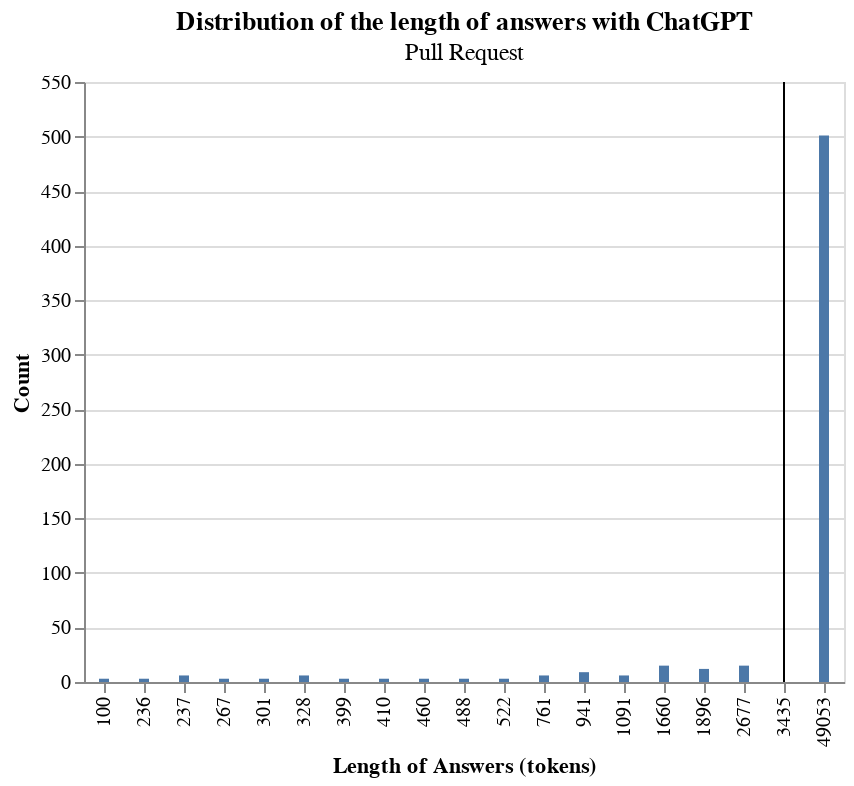

The code cell stored with this chart in its notebook:
### Code cell
# Checking histogarm
inter_bar = alt.Chart(df_url_ans).mark_bar(size=5).encode(
    x=alt.X(
        "mean:N",
        title="Length of Answers (tokens)",
    ),
    y=alt.Y("count", title="Count"),
).properties(
    title={
        "text": "Distribution of the length of answers with ChatGPT",
        "subtitle": "Pull Request"
    }
)

rule = alt.Chart(df_url_ans).mark_rule().encode(
    x=alt.X(
        'mean:N',
        aggregate="mean",
        type='nominal',
        axis=alt.Axis(format="2d")
    ),
)

alt.layer(inter_bar, rule)

### Figure 1 — Vega-Lite specification as saved in the notebook (floating-point values rounded to 4 significant figures)
{"config": {"view": {"continuousWidth": 300, "continuousHeight": 300}}, "layer": [{"mark": {"type": "bar", "size": 5}, "encoding": {"x": {"field": "mean", "title": "Length of Answers (tokens)", "type": "nominal"}, "y": {"field": "count", "title": "Count", "type": "quantitative"}}, "title": {"text": "Distribution of the length of answers with ChatGPT", "subtitle": "Pull Request"}}, {"mark": {"type": "rule"}, "encoding": {"x": {"aggregate": "mean", "axis": {"format": "2d"}, "field": "mean", "type": "nominal"}}}], "data": {"name": "data-6fd95a98e08fb6ee829d2ae3ab365385"}, "$schema": "https://vega.github.io/schema/vega-lite/v5.20.1.json", "datasets": {"data-6fd95a98e08fb6ee829d2ae3ab365385": [{"URL_pr": "https://github.com/Email-Generation/email_generation/pull/2", "mean": 49050.0, "count": 501}, {"URL_pr": "https://github.com/Hochfrequenz/kohlrahbi/pull/158", "mean": 267.0, "count": 3}, {"URL_pr": "https://github.com/RND247/Pype-Synthetic-Data-for-Testing/pull/16", "mean": 761.0, "count": 6}, {"URL_pr": "https://github.com/aiplanethub/genai-stack/pull/21", "mean": 410.0, "count": 3}, {"URL_pr": "https://github.com/app-sre/qontract-reconcile/pull/3630", "mean": 1660.0, "count": 15}, {"URL_pr": "https://github.com/bancaditalia/black-it/pull/58", "mean": 522.0, "count": 3}, {"URL_pr": "https://github.com/bbelderbos/htmx-demo/pull/2", "mean": 941.0, "count": 9}, {"URL_pr": "https://github.com/chitalian/gptask/pull/2", "mean": 301.0, "count": 3}, {"URL_pr": "https://github.com/comfyanonymous/ComfyUI/pull/1115", "mean": 488.0, "count": 3}, {"URL_pr": "https://github.com/jefftriplett/frontmatter-cli/pull/6", "mean": 1896.0, "count": 12}, {"URL_pr": "https://github.com/livingbio/gpt-fn/pull/4", "mean": 1091.0, "count": 6}, {"URL_pr": "https://github.com/metaphorsystems/metaphor-python/pull/5", "mean": 328.0, "count": 6}, {"URL_pr": "https://github.com/microsoft/visionmetrics/pull/42", "mean": 460.0, "count": 3}, {"URL_pr": "https://github.com/monarch-initiative/oai-monarch-plugin/pull/39", "mean": 100.0, "count": 3}, {"URL_pr": "https://github.com/paul-gauthier/aider/pull/119", "mean": 237.0, "count": 6}, {"URL_pr": "https://github.com/roslinmahmud/easy-hire-backend/pull/11", "mean": 399.0, "count": 3}, {"URL_pr": "https://github.com/tinygrad/tinygrad/pull/1661", "mean": 2677.0, "count": 15}, {"URL_pr": "https://github.com/wafflestudio/wacruit-server/pull/26", "mean": 236.0, "count": 3}]}}
